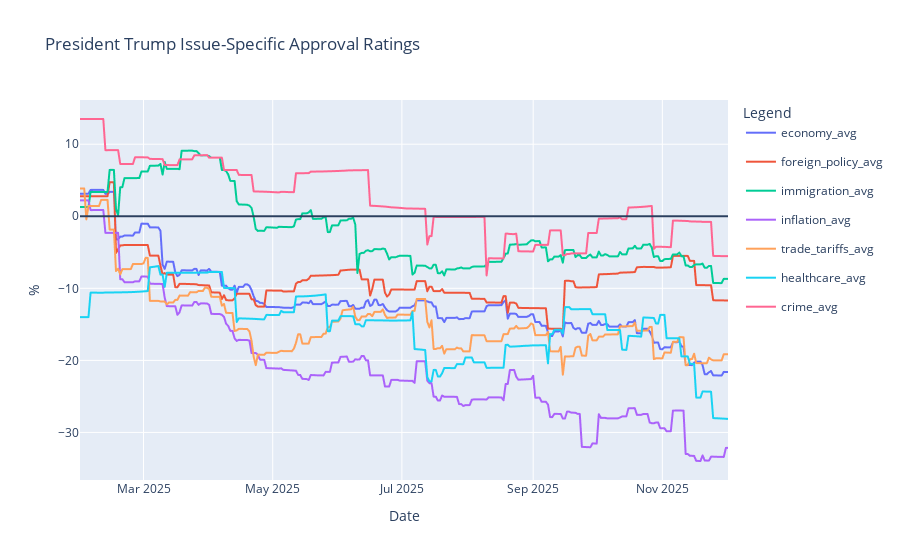

Notebook source saved alongside this figure:
### Code cell
line = px.line(net_issues, x='Date', y=['economy_avg', 'foreign_policy_avg', 'immigration_avg', 'inflation_avg', 'trade_tariffs_avg', 'healthcare_avg',
                                       'crime_avg'])
line.update_traces(hovertemplate=None)
line.update_layout(hovermode='x unified')
fig = go.Figure(data=line.data)
fig.update_layout(
    title='President Trump Issue-Specific Approval Ratings',
    xaxis_title='Date',
    yaxis_title='%',
    legend_title='Legend',
    hovermode='x unified'
)
fig.add_hline(0)
fig.show()

### Figure 1 — Plotly figure (JSON) as saved in the notebook; plotly's stock layout.template omitted (floating-point values rounded to 4 significant figures; data arrays with more than 128 entries replaced by an {"elided": "..."} marker saying what was removed)
{"data": [{"legendgroup": "economy_avg", "line": {"color": "#636efa", "dash": "solid"}, "marker": {"symbol": "circle"}, "mode": "lines", "name": "economy_avg", "showlegend": true, "type": "scattergl", "x": {"elided": "307 str values"}, "xaxis": "x", "y": {"elided": "307 float values"}, "yaxis": "y"}, {"legendgroup": "foreign_policy_avg", "line": {"color": "#EF553B", "dash": "solid"}, "marker": {"symbol": "circle"}, "mode": "lines", "name": "foreign_policy_avg", "showlegend": true, "type": "scattergl", "x": {"elided": "307 str values"}, "xaxis": "x", "y": {"elided": "307 float values"}, "yaxis": "y"}, {"legendgroup": "immigration_avg", "line": {"color": "#00cc96", "dash": "solid"}, "marker": {"symbol": "circle"}, "mode": "lines", "name": "immigration_avg", "showlegend": true, "type": "scattergl", "x": {"elided": "307 str values"}, "xaxis": "x", "y": {"elided": "307 float values"}, "yaxis": "y"}, {"legendgroup": "inflation_avg", "line": {"color": "#ab63fa", "dash": "solid"}, "marker": {"symbol": "circle"}, "mode": "lines", "name": "inflation_avg", "showlegend": true, "type": "scattergl", "x": {"elided": "307 str values"}, "xaxis": "x", "y": {"elided": "307 float values"}, "yaxis": "y"}, {"legendgroup": "trade_tariffs_avg", "line": {"color": "#FFA15A", "dash": "solid"}, "marker": {"symbol": "circle"}, "mode": "lines", "name": "trade_tariffs_avg", "showlegend": true, "type": "scattergl", "x": {"elided": "307 str values"}, "xaxis": "x", "y": {"elided": "307 float values"}, "yaxis": "y"}, {"legendgroup": "healthcare_avg", "line": {"color": "#19d3f3", "dash": "solid"}, "marker": {"symbol": "circle"}, "mode": "lines", "name": "healthcare_avg", "showlegend": true, "type": "scattergl", "x": {"elided": "307 str values"}, "xaxis": "x", "y": {"elided": "307 float values"}, "yaxis": "y"}, {"legendgroup": "crime_avg", "line": {"color": "#FF6692", "dash": "solid"}, "marker": {"symbol": "circle"}, "mode": "lines", "name": "crime_avg", "showlegend": true, "type": "scattergl", "x": {"elided": "307 str values"}, "xaxis": "x", "y": {"elided": "307 float values"}, "yaxis": "y"}], "layout": {"hovermode": "x unified", "legend": {"title": {"text": "Legend"}}, "shapes": [{"type": "line", "x0": 0, "x1": 1, "xref": "x domain", "y0": 0, "y1": 0, "yref": "y"}], "title": {"text": "President Trump Issue-Specific Approval Ratings"}, "xaxis": {"title": {"text": "Date"}}, "yaxis": {"title": {"text": "%"}}}}
